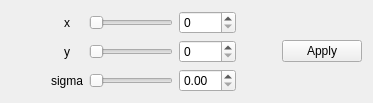
         <widget class="QWidget" name="tab">
          <attribute name="title">
           <string>1</string>
          </attribute>
          <layout class="QHBoxLayout" name="horizontalLayout_5">
           <item>
            <layout class="QGridLayout" name="gridLayout">
             <item row="2" column="3">
              <widget class="QDoubleSpinBox" name="fisheye_sigma_spinbox">
               <property name="accessibleName">
                <string>fisheye_sigma</string>
               </property>
              </widget>
             </item>
             <item row="1" column="2">
              <widget class="QSlider" name="fisheye_y_slider">
               <property name="accessibleName">
                <string>y</string>
               </property>
               <property name="orientation">
                <enum>Qt::Horizontal</enum>
               </property>
              </widget>
             </item>
             <item row="2" column="2">
              <widget class="QSlider" name="fisheye_sigma_slider">
               <property name="accessibleName">
                <string>fisheye_sigma</string>
               </property>
               <property name="orientation">
                <enum>Qt::Horizontal</enum>
               </property>
              </widget>
             </item>
             <item row="1" column="3">
              <widget class="QSpinBox" name="fisheye_y_spinbox">
               <property name="accessibleName">
                <string>y</string>
               </property>
              </widget>
             </item>
             <item row="0" column="1">
              <widget class="QLabel" name="label_9">
               <property name="text">
                <string>x</string>
               </property>
               <property name="alignment">
                <set>Qt::AlignCenter</set>
               </property>
              </widget>
             </item>
             <item row="2" column="1">
              <widget class="QLabel" name="label_6">
               <property name="text">
                <string>sigma</string>
               </property>
               <property name="alignment">
                <set>Qt::AlignRight|Qt::AlignTrailing|Qt::AlignVCenter</set>
               </property>
              </widget>
             </item>
             <item row="0" column="2">
              <widget class="QSlider" name="fisheye_x_slider">
               <property name="sizePolicy">
                <sizepolicy hsizetype="Expanding" vsizetype="Fixed">
                 <horstretch>100</horstretch>
                 <verstretch>0</verstretch>
                </sizepolicy>
               </property>
               <property name="accessibleName">
                <string>x</string>
               </property>
               <property name="orientation">
                <enum>Qt::Horizontal</enum>
               </property>
              </widget>
             </item>
             <item row="0" column="3">
              <widget class="QSpinBox" name="fisheye_x_spinbox">
               <property name="toolTip">
                <string/>
               </property>
               <property name="accessibleName">
                <string>x</string>
               </property>
              </widget>
             </item>
             <item row="1" column="5">
              <widget class="QPushButton" name="fisheye_apply_button">
               <property name="toolTip">
                <string>Apply this effect permanently! You can click undo button to roll back to the previous state.</string>
               </property>
               <property name="accessibleName">
                <string>tab_button</string>
               </property>
               <property name="text">
                <string>Apply</string>
               </property>
              </widget>
             </item>
             <item row="1" column="1">
              <widget class="QLabel" name="label_5">
               <property name="text">
                <string>y</string>
               </property>
               <property name="alignment">
                <set>Qt::AlignCenter</set>
               </property>
              </widget>
             </item>
             <item row="0" column="0">
              <spacer name="horizontalSpacer_27">
               <property name="orientation">
                <enum>Qt::Horizontal</enum>
               </property>
               <property name="sizeHint" stdset="0">
                <size>
                 <width>40</width>
                 <height>20</height>
                </size>
               </property>
              </spacer>
             </item>
             <item row="1" column="0">
              <spacer name="horizontalSpacer_28">
               <property name="orientation">
                <enum>Qt::Horizontal</enum>
               </property>
               <property name="sizeHint" stdset="0">
                <size>
                 <width>40</width>
                 <height>20</height>
                </size>
               </property>
              </spacer>
             </item>
             <item row="2" column="0">
              <spacer name="horizontalSpacer_29">
               <property name="orientation">
                <enum>Qt::Horizontal</enum>
               </property>
               <property name="sizeHint" stdset="0">
                <size>
                 <width>40</width>
                 <height>20</height>
                </size>
               </property>
              </spacer>
             </item>
             <item row="1" column="4">
              <spacer name="horizontalSpacer_30">
               <property name="orientation">
                <enum>Qt::Horizontal</enum>
               </property>
               <property name="sizeHint" stdset="0">
                <size>
                 <width>40</width>
                 <height>20</height>
                </size>
               </property>
              </spacer>
             </item>
             <item row="0" column="4">
              <spacer name="horizontalSpacer_31">
               <property name="orientation">
                <enum>Qt::Horizontal</enum>
               </property>
               <property name="sizeHint" stdset="0">
                <size>
                 <width>40</width>
                 <height>20</height>
                </size>
               </property>
              </spacer>
             </item>
             <item row="2" column="4">
              <spacer name="horizontalSpacer_32">
               <property name="orientation">
                <enum>Qt::Horizontal</enum>
               </property>
               <property name="sizeHint" stdset="0">
                <size>
                 <width>40</width>
                 <height>20</height>
                </size>
               </property>
              </spacer>
             </item>
            </layout>
           </item>
          </layout>
         </widget>
